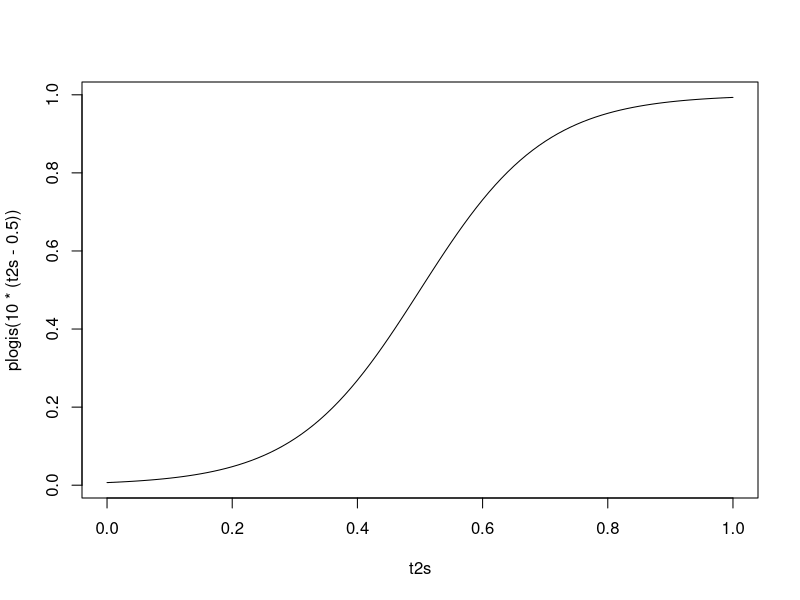
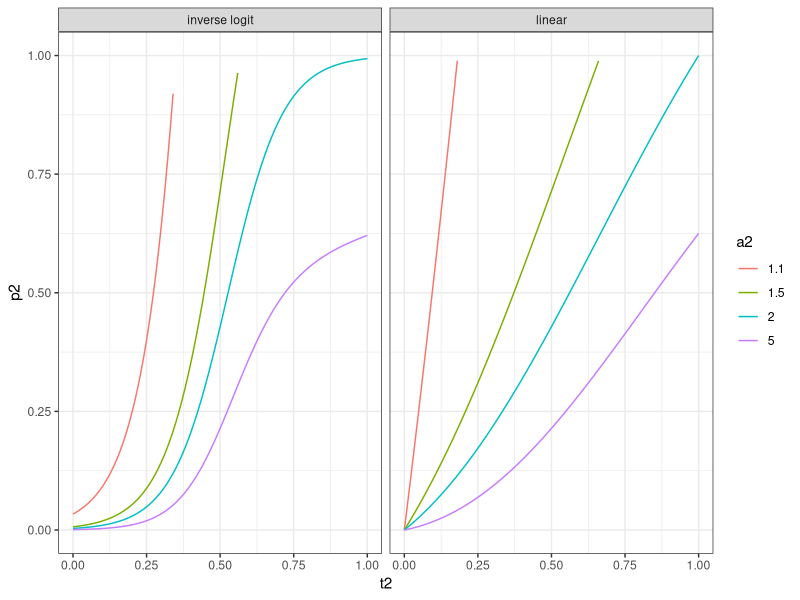
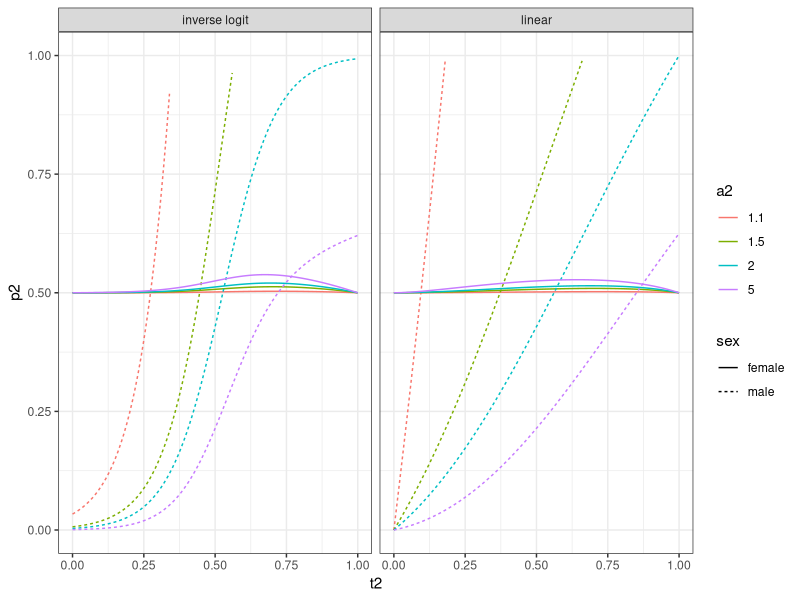

Reproduce these figures in R, in order.
setwd("~/Documents/projects/Project_Fur_Seals/Kirkpatrick/")

t2s <- seq(0,1,0.01)
plot(t2s,plogis(10*(t2s - 0.5)),type="l")

p2 <- function(t2,a2,sfun){
  -sfun(t2)*(1+t2*(a2-1))/((sfun(t2)-1-sfun(t2)*t2)*(a2-1))
}

p2_f <- function(t2,a2,sfun){
  (1-sfun(t2)*t2)/(2-(sfun(t2)*a2*t2)/(1-t2+a2*t2) -sfun(t2)*t2) 
}

s_lin <- function(t2){
  0.5*t2
}

s_log <- function(t2){
  0.5*plogis(10*(t2-0.5))
}

df_lin <- expand.grid(t2=seq(0,1,0.01),a2 = c(1.1,1.5,2,5))
df_lin$fun <- "linear"
df_plog <- df_lin
df_plog$fun <- 'inverse logit'
df_lin_f <- df_lin
df_plog_f <- df_plog
df_lin$sex = "male"
df_plog$sex = "male"
df_lin_f$sex = "female"
df_plog_f$sex = "female"

df_lin$p2 <- p2(df_lin$t2,df_lin$a2,s_lin)
df_plog$p2 <- p2(df_plog$t2,df_plog$a2,s_log)
df_lin_f$p2 <- p2_f(df_lin_f$t2,df_lin_f$a2,s_lin)
df_plog_f$p2 <- p2_f(df_plog_f$t2,df_plog_f$a2,s_log)

df <- rbind(df_lin,df_plog,df_lin_f,df_plog_f)
# df$p2[df$p2 > 1] <- 1
library(ggplot2)
#df$as2 <- factor(as.character(df$a2))

g1 <- ggplot(df[df$sex=='male',],aes(x=t2,y=p2,col=factor(a2))) + geom_line() + theme_bw() + facet_grid(.~fun) + ylim(c(0,1)) +  scale_colour_discrete("a2")
g2 <- ggplot(df,aes(x=t2,y=p2,col=factor(a2),lty=sex)) + geom_line() + theme_bw() + facet_grid(.~fun) + ylim(c(0,1)) +  scale_colour_discrete("a2")

pdf("t2p2-males.pdf",height=3,width=5)
print(g1)
print(g2)
dev.off()
